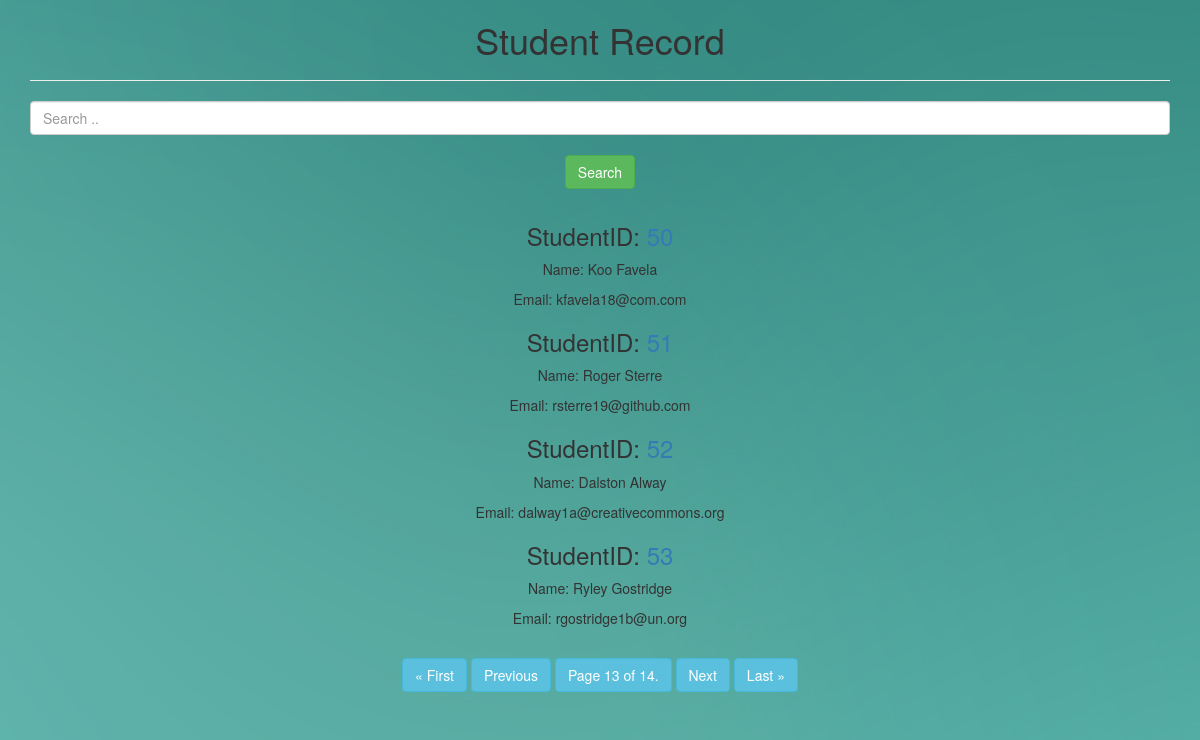
Screenshot of /students/?page=13 with the database file from the repository.
### students/models.py (models this page shows, shortened)
class Student(models.Model):
	sid        = models.IntegerField(default = 0)
	fname      = models.CharField(max_length = 35)
	lname      = models.CharField(max_length = 35)
	email      = models.EmailField(max_length = 254)
	gender     = models.CharField(max_length = 10)
	school     = models.ForeignKey(School ,on_delete = models.CASCADE)
	book       = models.ManyToManyField(Book)

### students/views.py (the view)
# urls.py: path('',views.student_list, name="list"),
def student_list(request):
	students = Student.objects.all()
	paginator = Paginator(students, 4)
	page = request.GET.get('page')
	students = paginator.get_page(page)
	return render(request, "students/student_list.html",
		         {'students':students})

### students/templates/students/student_list.html (shortened to what this page needs)
{% extends 'base_layout.html' %}
{% load crispy_forms_tags %}
{% block content %}
	<center>
	<h1> Student Record </h1>
	<hr/>
	<form method="GET" action="{% url 'search' %}">
		<input name = "q" value="{{request.GET.q}}" class="form-control " placeholder="Search .." >
		<br/>
		<button  type="submit" class = "btn btn-success">
			Search
		</button>
	</center>
	<center>
	<div class = "col-xs-12">
		{% for student in students %}
			<div >
				<h3> StudentID:
				   <a href = "{% url 'detail' sid=student.sid %}"> {{ student.id }}</a></h3>
				<p> Name: {{ student.fname }} {{ student.lname }} </p>
				<p> Email: {{ student.email }}</p>
			</div>
		{% endfor %}
	</div>
</center>
<center>
	<div class="pagination">
	    <span class="step-links">
	        {% if students.has_previous %}
	            <a href="?page=1" class="btn btn-info"  >&laquo; First </a>
	            <a href="?page={{ students.previous_page_number }}" class="btn btn-info" > Previous </a>
	        {% endif %}
	        <a href="?page={{ students.number }}" class="btn btn-info" > Page {{ students.number }} of {{ students.paginator.num_pages }}. </a>
	        {% if students.has_next %}
	            <a href="?page={{ students.next_page_number }}" class="btn btn-info" > Next </a>
	            <a href="?page={{ students.paginator.num_pages }}"class="btn btn-info" > Last &raquo;</a>
	        {% endif %}
	    </span>
	</div>
</center>
{% endblock %}

### static/style.css (style rules this page uses)
body { background-image: url(/static/b.jpg); }

### rows the page displays
Student: fname "Koo", lname "Favela", email "kfavela18@com.com"
Student: id "51", fname "Roger", lname "Sterre", email "rsterre19@github.com"
Student: id "52", fname "Dalston", lname "Alway", email "dalway1a@creativecommons.org"
Student: id "53", fname "Ryley", lname "Gostridge", email "rgostridge1b@un.org"

### other values shown
{{ students.number }} "13"
{{ students.paginator.num_pages }} "14"
